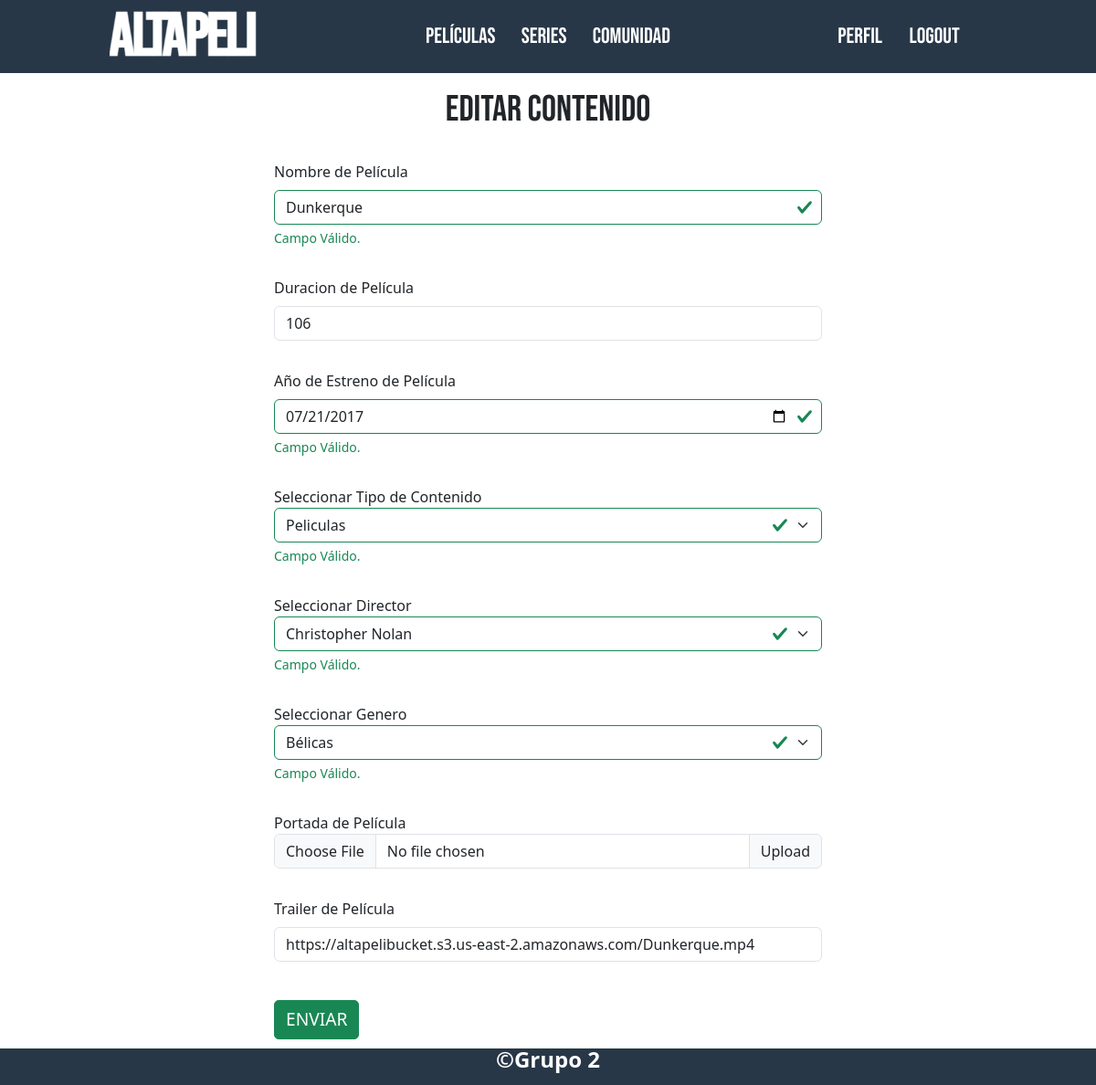
The page /peliculas_series/modificar_contenido/1/ (signed in) on the database as committed earlier.
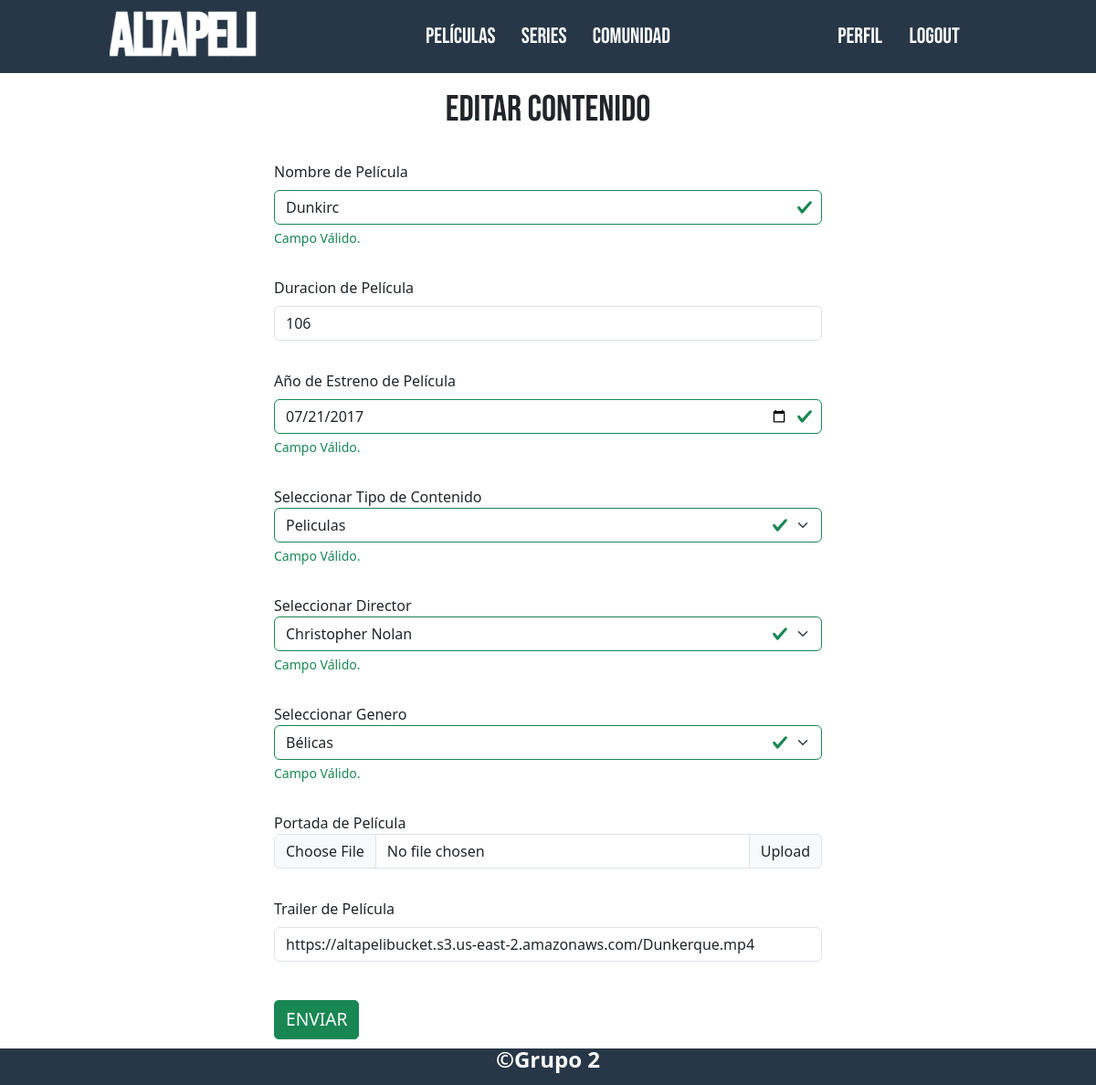
The same page on the database as committed later.
### apps/Peliculas_Series/models.py (models this page shows, shortened)
class PeliculaSerie(models.Model):
    nombre = models.CharField(max_length=255, blank=False)
    tipo = models.ForeignKey(Tipo, on_delete=models.CASCADE, blank=False)
    genero = models.ForeignKey(Genero, on_delete=models.CASCADE, blank=False)
    duracion = models.IntegerField(default=0)
    anio_estreno = models.DateField()
    director = models.ForeignKey(Director, on_delete=models.CASCADE, blank=False)
    trailer_url= models.URLField(
        max_length=500,
        default="https://altapelibucket.s3.us-east-2.amazonaws.com/RickRoll.mp4",
        blank=True
        )
    portada_img= models.ImageField(
        upload_to="peliculas/",
        blank=True,
        null=True,
        default="peliculas/Pelicula_Default.png"
    )

### apps/Peliculas_Series/views.py (the view)
# urls.py: path('modificar_contenido/<int:pk>/', views.AdminVistaModificarContenido.as_view(), name="admin_modificar_contenido"),
class AdminVistaModificarContenido(UpdateView):
    model= PeliculaSerie
    form_class= FormularioCrearContenido
    template_name= 'peliculas_series/AdminEditarContenido.html'
    success_url= reverse_lazy('admin_listar_contenido')
    def get_context_data(self, **kwargs):
        context= super().get_context_data(**kwargs)
        pk= self.kwargs['pk']
        contenido= PeliculaSerie.objects.get(id=pk)
        context['contenido']= contenido
        context['tipos']= Tipo.objects.all()
        context['generos']= Genero.objects.all()
        context['directores']= Director.objects.all()
        return context

### apps/Peliculas_Series/forms.py
class FormularioCrearContenido(forms.ModelForm):
    class Meta:
        model= PeliculaSerie
        fields= [
            "nombre",
            "duracion",
            "anio_estreno",
            "director",
            "genero",
            "tipo",
            "portada_img",
            "trailer_url"
        ]

### templates/peliculas_series/AdminEditarContenido.html (shortened to what the changed rows need)
{% extends 'base.html' %}
{% block contenido %}
<div class="crearContenido__container">
    <form method="POST" class="needs-validation" novalidate enctype="multipart/form-data">
        <div class="input__container">
            <label for="input__nombre" class="form-label">Nombre de Película</label>
            <input type="text" id="input__nombre" name="nombre" class="form-control
                {% if not form.nombre.errors and form.nombre.value %}is-valid{% endif %}
                " value="{% if form.nombre.value is not None %}{{ form.nombre.value }}{% endif %} "
                placeholder="Nombre">
            {% if form.nombre.errors %}
            <div class="invalid-feedback">
                Este campo no es Válido.
            </div>
            {% else %}
            <div class="valid-feedback">
                Campo Válido.
            </div>
            {% endif %}
        </div>
        <div class="input__container">
            <label for="input__duracion" class="form-label">Duracion de Película</label>
            <input type="number" id="input__duracion" name="duracion" class="form-control"
                value="{% if contenido.duracion is not None %}{{contenido.duracion}}{% endif %}"
                placeholder="Duracion">
        </div>
        <div class="input__container">
            <label for="input__anio_estreno" class="form-label">Año de Estreno de Película</label>
            <input type="date" id="input__anio_estreno" name="anio_estreno" class="form-control
                                                {% if not form.anio_estreno.errors and form.anio_estreno.value %}is-valid{% endif %}
                                                "
                value="{% if contenido.anio_estreno is not None %}{{contenido.anio_estreno|stringformat:"s"}}{% endif %}">
            {% if form.anio_estreno.errors %}
            <div class="invalid-feedback">
                Este campo no es Válido.
            </div>
            {% else %}
            <div class="valid-feedback">
                Campo Válido.
            </div>
            {% endif %}
        </div>
        <div class="input__container">
            <div class="input-group">
                <input type="file" class="form-control" id="input__container" name="portada_img" value="{% if contenido.portada_img is not None %}{{ contenido.portada_img }}{% endif %}">
                <label for="input__container" class="input-group-text">Upload</label>
            </div>
        </div>
        <div class="input__container">
            <label for="input__trailer_url" class="form-label">Trailer de Película</label>
            <input
                type="text"
                id="input__trailer_url"
                name="trailer_url"
                class="form-control"
                value="{% if form.trailer_url.value is not None %}{{ form.trailer_url.value }}{% endif %}"
                placeholder="URL de Trailer"
            >
        </div>
    </form>
</div>
{% endblock %}

Rows that differ between the two databases and show on the page:
changed PeliculaSerie "https://altapelibucket.s3.us-east-2.amazonaws.com/Dunkerque.mp4": nombre "Dunkerque" → "Dunkirc"
